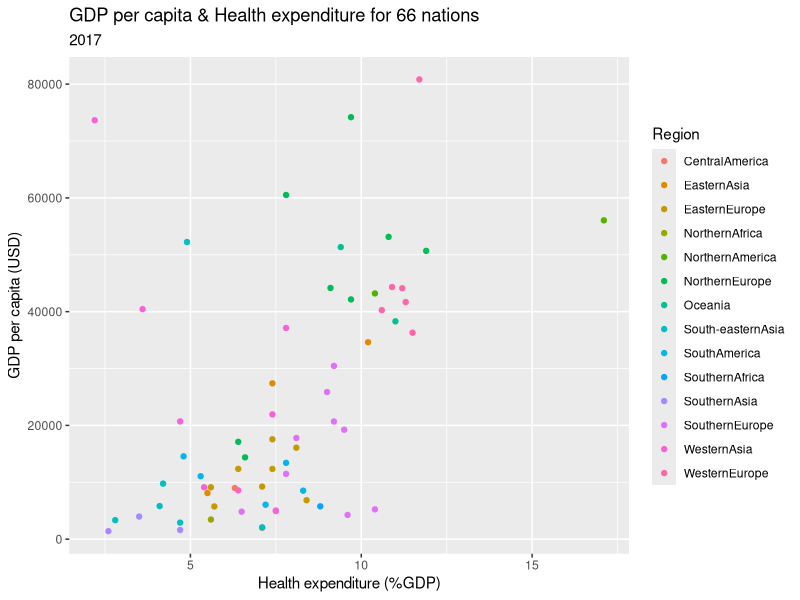
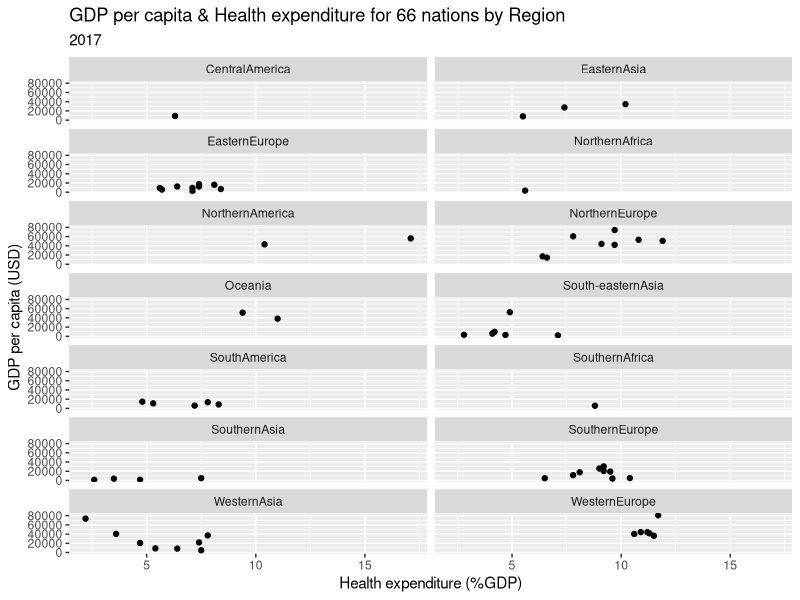
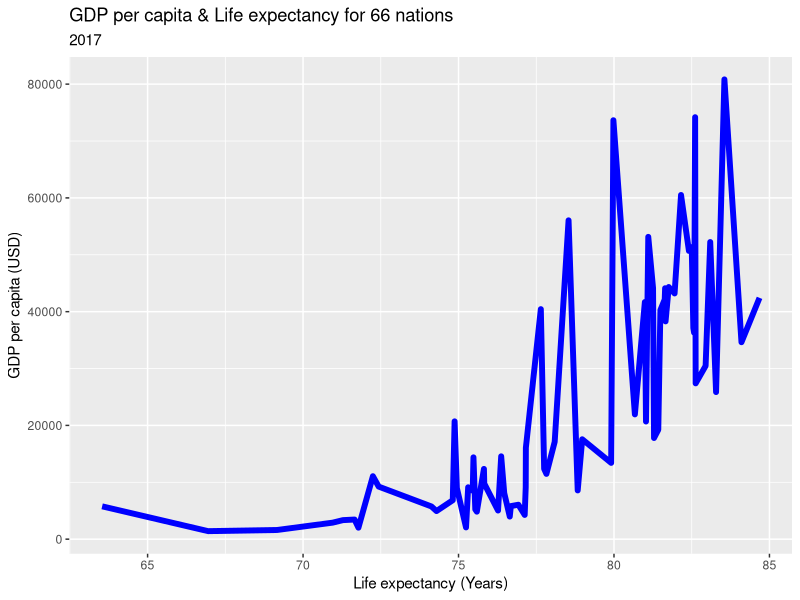
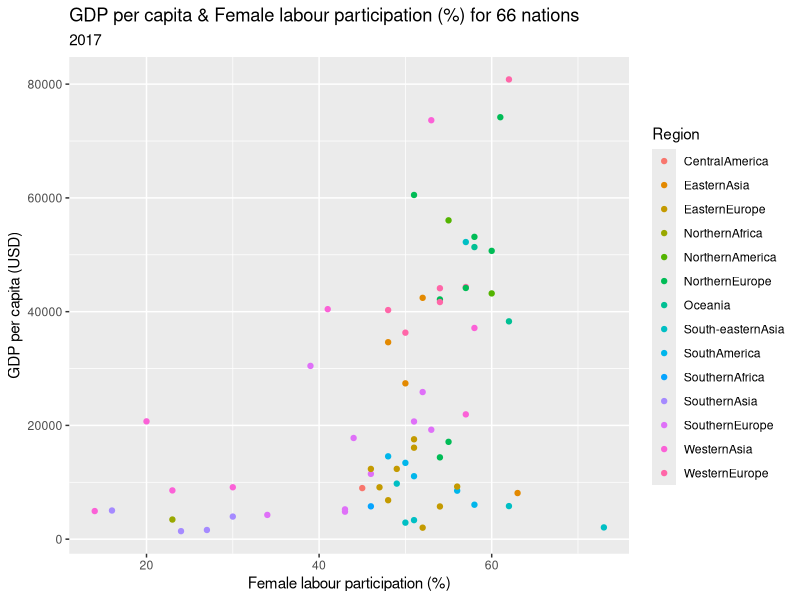
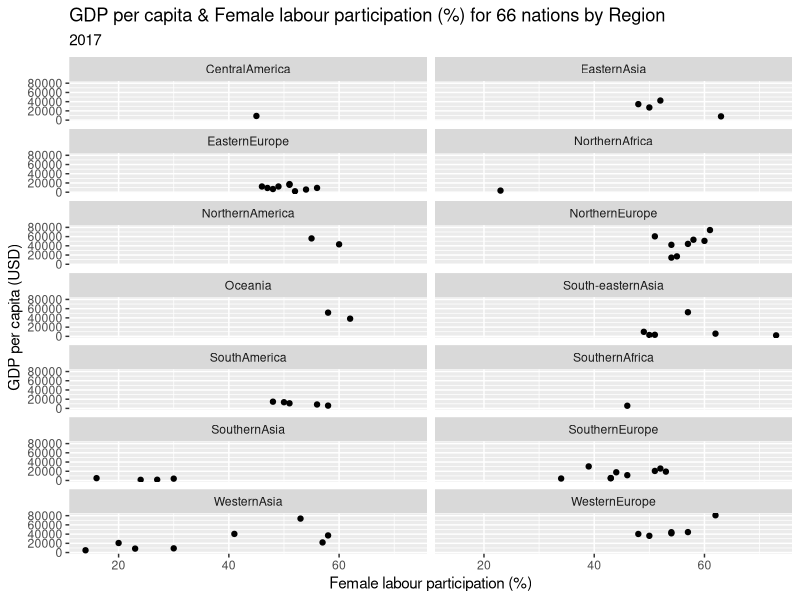
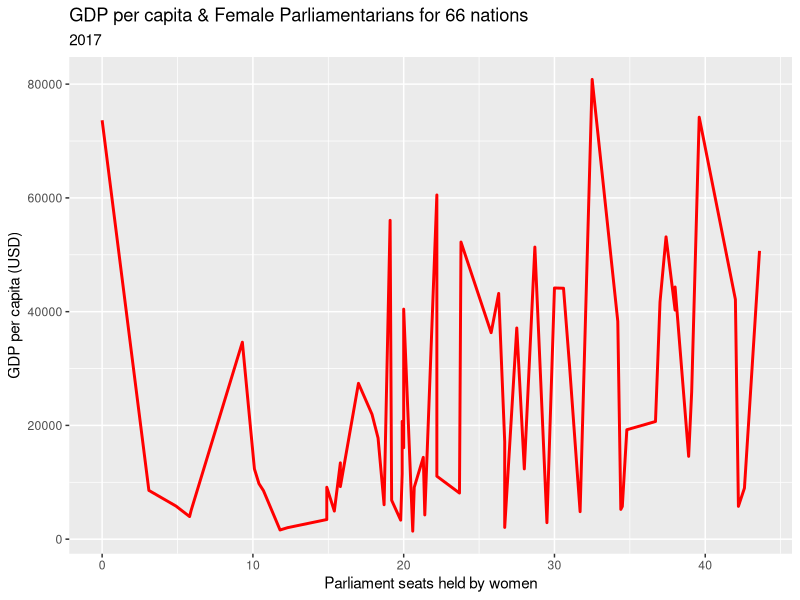

Reproduce these figures in R, in order.
## ---- chunk 1
# load libraries
library(tidyverse)
library(ggplot2)
library(knitr)
library(kableExtra)
library(png)
## ---- chunk 2
# read in data file
Socio_Econ <- as_tibble(read.csv("soci_econ_country_profiles.csv"))
Socio_Econ %>%
  head(n=10) %>%
  kable(caption = "Socio-economic variables for 66 Nations, 2017") %>%
  kable_styling(bootstrap_options = "striped", full_width = FALSE)

## ---- chunk 3
Analysis_df <- Socio_Econ %>%
  select("country", "Region", "GDP.per.capita..current.US..", "Health..Total.expenditure....of.GDP.", "Life.expectancy.at.birth..total..years.", "Labour.force.participation..female.male.pop....", "Seats.held.by.women.in.national.parliaments..") %>%
  rename(Nation = "country", "GDP per capita (USD)" = GDP.per.capita..current.US.., "Health expenditure (%GDP)" = Health..Total.expenditure....of.GDP., "Life expectancy (Years)" = Life.expectancy.at.birth..total..years., "Labour force participation (%)" = Labour.force.participation..female.male.pop...., "Parliament seats held by women" = Seats.held.by.women.in.national.parliaments..) %>%
  separate("Labour force participation (%)", into = c("Female labour participation (%)", "Male labour force"), convert = TRUE) %>%
  select(-("Male labour force"))
Analysis_df 

## ---- chunk 4
# The analysis for health expenditure may be distorted by values which are below 0%. As this is non-sensical, rows containing values less then 0 are removed.
Health_df <- Analysis_df %>%
  filter(`Health expenditure (%GDP)` >= 0)

ggplot(data = Health_df) + 
  geom_point(mapping = aes(x = `Health expenditure (%GDP)`, y = `GDP per capita (USD)`, colour = Region)) +
  labs(
    title = "GDP per capita & Health expenditure for 66 nations",
    subtitle = "2017")

ggplot(data = Health_df) + 
  geom_point(mapping = aes(x = `Health expenditure (%GDP)`, y = `GDP per capita (USD)`)) +
  facet_wrap(~ Region, nrow = 7) +
  labs(
    title = "GDP per capita & Health expenditure for 66 nations by Region",
    subtitle = "2017")

ggplot(data = Analysis_df) +
  geom_line(mapping = aes(x = `Life expectancy (Years)`, y = `GDP per capita (USD)`), color = "blue", linewidth=2) +
  labs(
    title = "GDP per capita & Life expectancy for 66 nations",
    subtitle = "2017")

## ---- chunk 5
ggplot(data = Analysis_df) + 
  geom_point(mapping = aes(x = `Female labour participation (%)`, y = `GDP per capita (USD)`, colour = Region)) +
  labs(
    title = "GDP per capita & Female labour participation (%) for 66 nations",
    subtitle = "2017")

ggplot(data = Analysis_df) + 
  geom_point(mapping = aes(x = `Female labour participation (%)`, y = `GDP per capita (USD)`)) +
  facet_wrap(~ Region, nrow = 7) +
  labs(
    title = "GDP per capita & Female labour participation (%) for 66 nations by Region",
    subtitle = "2017")

Parliament_df <- Analysis_df %>%
  filter(`Parliament seats held by women` >= 0)

ggplot(data = Parliament_df) +
  geom_line(mapping = aes(x = `Parliament seats held by women`, y = `GDP per capita (USD)`), color = "red", linewidth = 1) +
  labs(
    title = "GDP per capita & Female Parliamentarians for 66 nations",
    subtitle = "2017")
